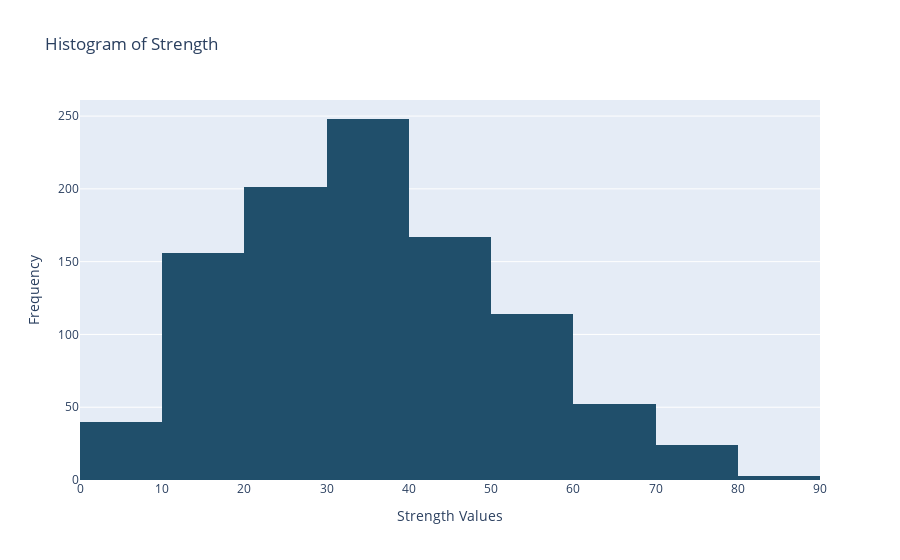

The code cell stored with this chart in its notebook:
### Code cell
data = df['Concrete compressive strength'].tolist()
fig = go.Figure(go.Histogram(x=data, nbinsx=10, marker_color='#204f6b'))
fig.update_layout(title='Histogram of Strength',xaxis_title='Strength Values',yaxis_title='Frequency')
fig.show()

### Figure 1 — Plotly figure (JSON) as saved in the notebook; plotly's stock layout.template omitted (floating-point values rounded to 4 significant figures; data arrays with more than 128 entries replaced by an {"elided": "..."} marker saying what was removed)
{"data": [{"marker": {"color": "#204f6b"}, "nbinsx": 10, "type": "histogram", "x": {"elided": "1005 float values"}}], "layout": {"title": {"text": "Histogram of Strength"}, "xaxis": {"title": {"text": "Strength Values"}}, "yaxis": {"title": {"text": "Frequency"}}}}
